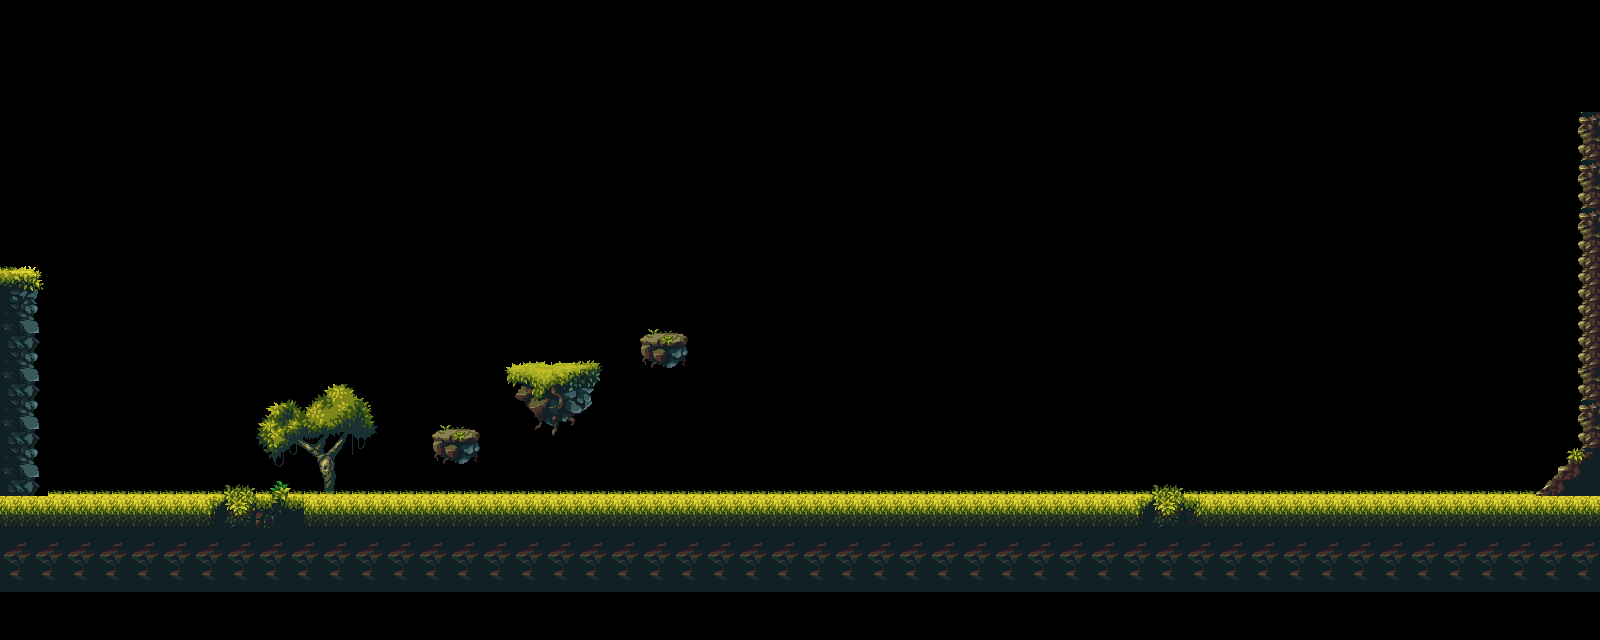

This game map was drawn from its Tiled (.tmx) file and the tilesets committed beside it. A one-line description and the trimmed map source follow:
An orthogonal 100x40 tile map with 16x16 px tiles, 1 tile layer (Tile Layer 1).

<map version="1.2" tiledversion="1.3.3" orientation="orthogonal" renderorder="left-down" width="100" height="40" tilewidth="16" tileheight="16" infinite="0" nextlayerid="2" nextobjectid="1">
 <editorsettings>
  <export target="level2.json" format="json" />
 </editorsettings>
 <tileset firstgid="1" source="tileset.tsx" />
 <layer id="1" name="Tile Layer 1" width="100" height="40">
  <data>[4000 cells, 902 non-empty, 170 distinct tile ids]</data>
 </layer>
</map>